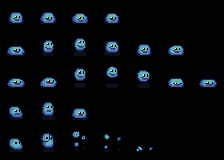

Tiled map render using the project's own tile images. Description and the whole map definition, tile-layer contents included, below:
An orthogonal 14x10 tile map with 16x16 px tiles, 1 tile layer (slime).

<map version="1.8" tiledversion="1.8.5" orientation="orthogonal" renderorder="right-down" width="14" height="10" tilewidth="16" tileheight="16" infinite="0" nextlayerid="2" nextobjectid="1">
 <tileset firstgid="1" source="../../tilesets/slime.tsx" />
 <layer id="1" name="slime" width="14" height="10">
  <data encoding="csv">
1,2,3,4,5,6,7,8,9,10,11,12,13,14,
15,16,17,18,19,20,21,22,23,24,25,26,27,28,
29,30,31,32,33,34,35,36,37,38,39,40,41,42,
43,44,45,46,47,48,49,50,51,52,53,54,55,56,
57,58,59,60,61,62,63,64,65,66,67,68,69,70,
71,72,73,74,75,76,77,78,79,80,81,82,83,84,
85,86,87,88,89,90,91,92,93,94,95,96,97,98,
99,100,101,102,103,104,105,106,107,108,109,110,111,112,
113,114,115,116,117,118,119,120,121,122,123,124,125,126,
127,128,129,130,131,132,133,134,135,136,137,138,139,140
</data>
 </layer>
</map>
